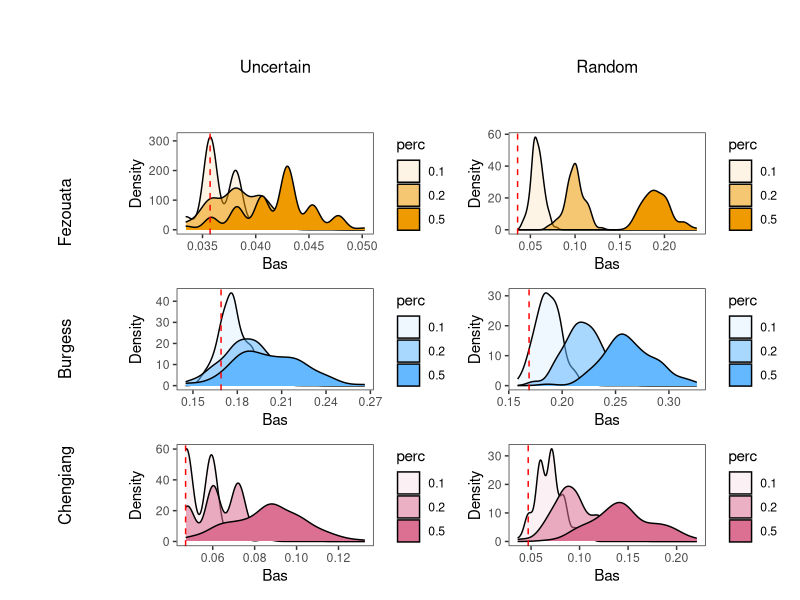
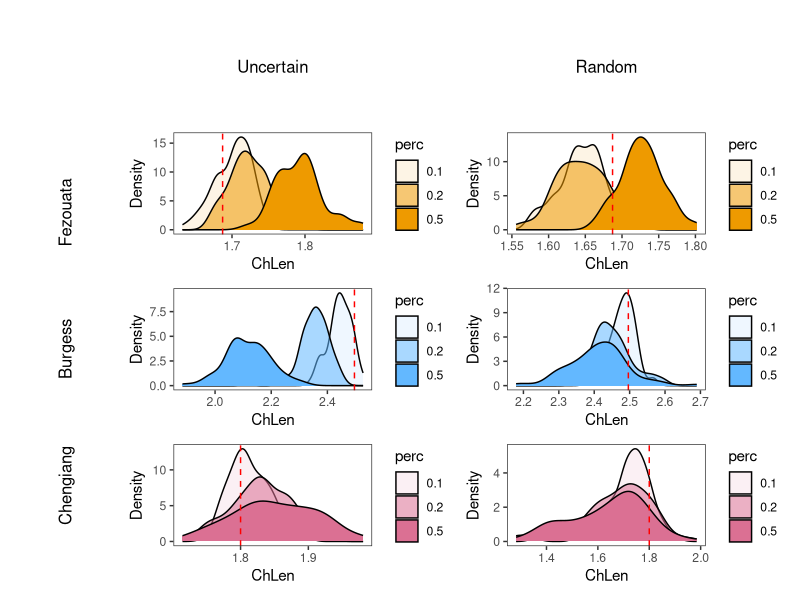
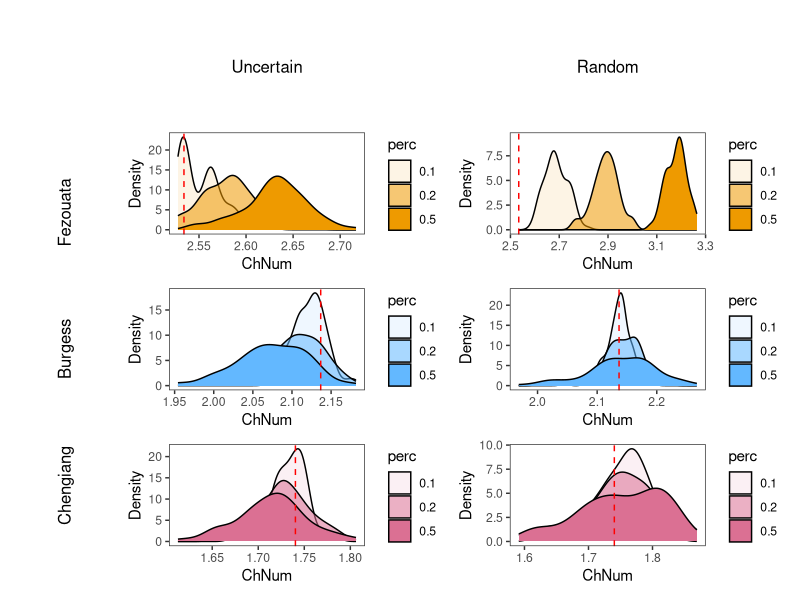
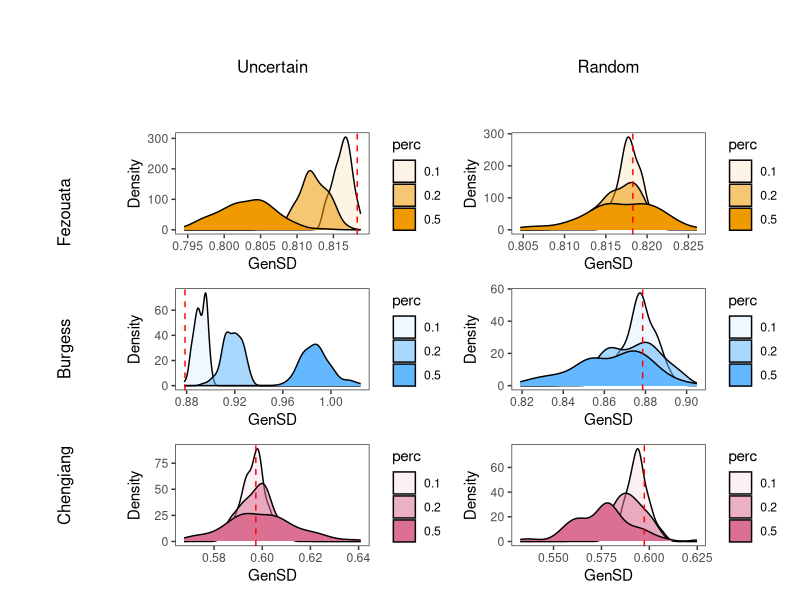
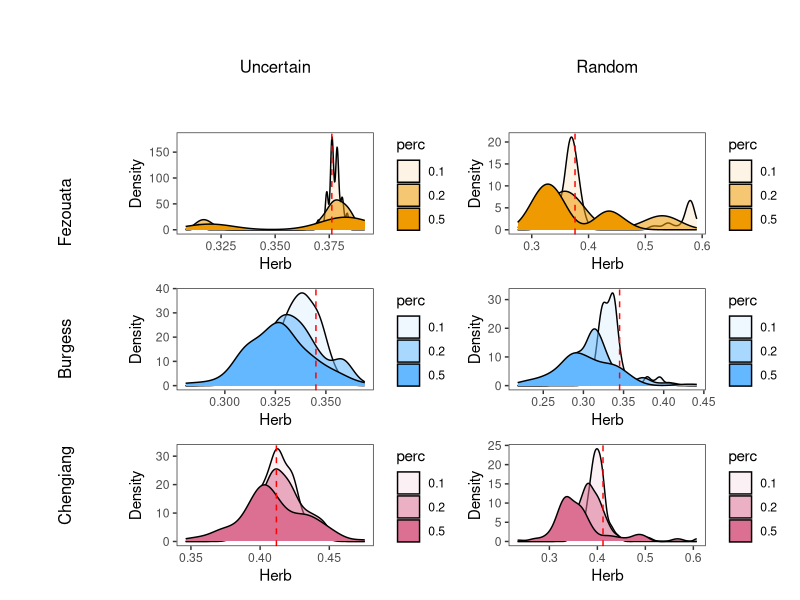
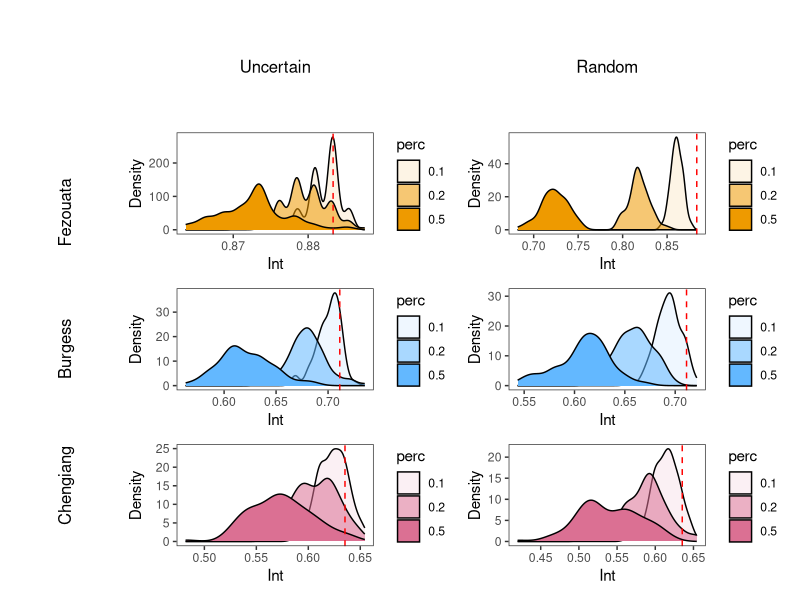
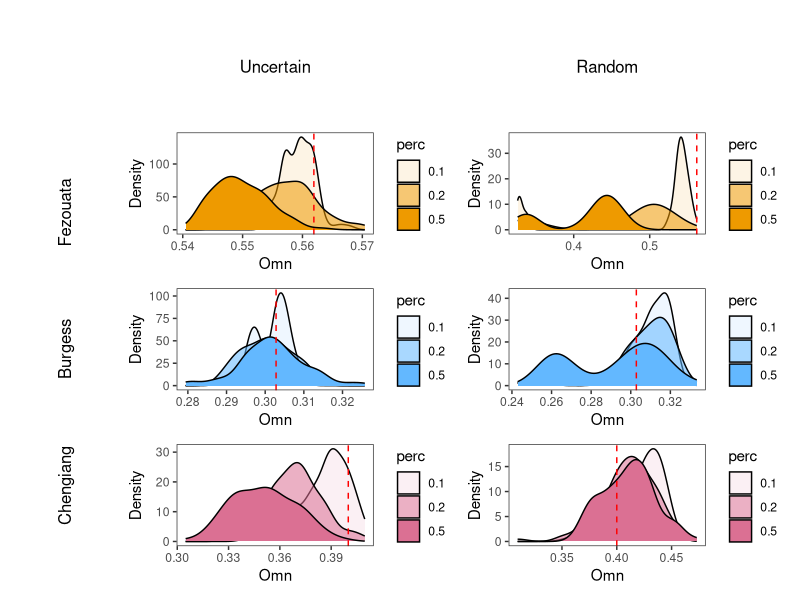
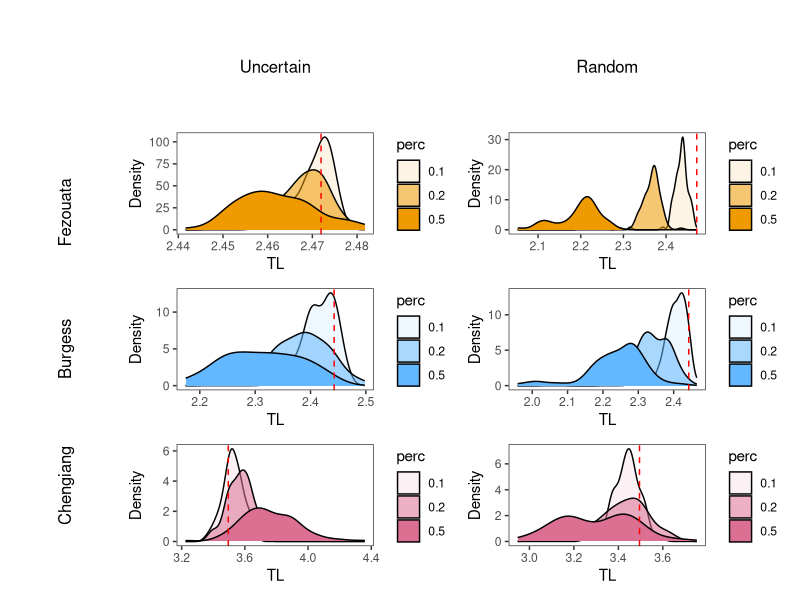

Write R code to recreate these figures, in order.
################################################
# Paleo Food Webs Project: figures for         #
# uncertainty analysis                         #
# Dec 2023                                     #
# Code by E.M. Beasley                         #
# In collab. with F. Banville, C. Soucy, G.    #
# Ramirez Guerro, & C. Cameron                 #
################################################

# Load packages ---------------------------
library(tidyverse)
library(patchwork)
library(grid)

# Load data -----------------------------
setwd("c:/users/beasl/documents/paleo-foodwebs/code/permutation_analysis")

uncertain.data <- read.csv("uncertain.csv")
random.data <- read.csv("random.csv")
real.data <- read.csv("real.csv")
unc.roles.raw <- read.csv("uncertain_roles.csv")
rand.roles.raw <- read.csv("random_roles.csv")

# Function to manipulate data frames ----------------
cleanup <- function(frame){
  frame$rep <- rep(1:100, 9)
  
  assemblage <- c("Fezouata", "Burgess", "Chengjiang")
  perc <- c("0.1", "0.2", "0.5")
  
  frame$assemblage <- rep(assemblage, each = 300)
  frame$perc <- rep(perc, each = 100, length_out = 900)
  
  frame <- pivot_longer(frame, cols = -c("rep", "assemblage", "perc"),
                        names_to = "Metric")
  
  return(frame)
}

uncertain <- cleanup(frame = uncertain.data)
random <- cleanup(frame = random.data)

# Replicate Dunne figs -----------------------
uncertain.means <- uncertain %>%
  group_by(assemblage, perc, Metric) %>%
  summarise(avg = mean(value)) %>%
  mutate(type = "uncertain") %>%
  mutate(perc = as.numeric(perc))

random.means <- random %>%
  group_by(assemblage, perc, Metric) %>%
  summarise(avg = mean(value)) %>%
  mutate(type = "random") %>%
  mutate(perc = as.numeric(perc))

means <- rbind(uncertain.means, random.means) %>%
  filter(!Metric %in% c("Can", "Loop"))

plotlist <- list()
for(i in 1:length(unique(means$Metric))){
  means.sub <- filter(means, Metric == unique(means$Metric)[i])
  
  plotlist[[i]] <- ggplot(data = means.sub, aes(x = perc, y = avg, 
                                                fill = type,
                          shape = assemblage, color = type))+
    geom_point(size = 3, color = "black")+
    geom_point(aes(color = type),size = 2)+
    geom_line(color = "black")+
    scale_shape_manual(values = 21:23, name = "Assemblage")+
    scale_fill_manual(values = c("black", "white"), name = "Type")+
    scale_color_manual(values = c("black", "white"), name = "Type")+
    labs(x = "Proportion Linkages Removed", 
         y = unique(means$Metric)[i])+
    theme_bw()+
    theme(panel.grid = element_blank(), axis.title.x = element_blank())
}

dunne.plt <- wrap_plots(plotlist[1:16])+
  plot_layout(ncol = 4, guides = "collect")

# ggsave(filename = "dunne_repro.png", plot = dunne.plt, width = 10,
#        height = 8, units = "in", dpi = 600)

# Clean full network result ----------------
real.data$site = c("Fezouata", "Burgess", "Chengjiang")

real_data <- real.data %>%
  pivot_longer(cols = -c("site"), names_to = "metric") %>%
  filter(!metric %in% c("Can", "Loop"))

# Make figures --------------------------
# Issue in this function:
figs <- function(frames, metric, site){
  framelist <- list()
  
  for(i in 1:length(frames)){
    for(j in 1:length(metric)){
      for(k in 1:length(site)){
        smol.frame <- dplyr::filter(frames[[i]], Metric == metric[j] &
                                 assemblage == site[k])
        smol.frame$name <- paste(names(frames)[i], site[k],
                                     metric[j], sep = "_")
        smol.frame$fill_color <- 
          case_when(site[k] == "Fezouata" ~ "orange2",
                    site[k] == "Burgess" ~ "steelblue1",
                    TRUE ~ "Palevioletred")
        framelist <- append(framelist, list(smol.frame))
      }
    }
  }
  
  plotlist <- list()
  
  for(i in 1:length(framelist)){
    tr <- real_data$value[which(real_data$site == 
                            unique(framelist[[i]]$assemblage) &
                          real_data$metric ==
                            unique(framelist[[i]]$Metric))]
    
    plotlist[[i]] <- ggplot(data = framelist[[i]], 
                            aes(x = value, alpha = perc))+
      geom_density(color = "black", 
                   fill = unique(framelist[[i]]$fill_color))+
      geom_vline(xintercept = tr, color = "red", linetype = "dashed")+
      labs(x = unique(framelist[[i]]$Metric), y = "Density")+
      theme_bw()+
      theme(panel.grid = element_blank())
  }
  
  return(plotlist)
}

Top.figs <- figs(frames = list(uncertain = uncertain, random = random), 
                 metric = "Top", site = unique(uncertain$assemblage))

Bas.figs <- figs(frames = list(uncertain = uncertain, random = random), 
                 metric = "Bas", site = unique(uncertain$assemblage))

Int.figs <- figs(frames = list(uncertain = uncertain, random = random), 
                 metric = "Int", site = unique(uncertain$assemblage))

Herb.figs <- figs(frames = list(uncertain = uncertain, random = random),
                  metric = "Herb", site = unique(uncertain$assemblage))

Omn.figs <- figs(frames = list(uncertain = uncertain, random = random), 
                 metric = "Omn", site = unique(uncertain$assemblage))

ChLen.figs <- figs(frames = list(uncertain = uncertain, 
                                 random = random), 
                   metric = "ChLen", 
                   site = unique(uncertain$assemblage))

ChSD.figs <- figs(frames = list(uncertain = uncertain, random = random),
                  metric = "ChSD", site = unique(uncertain$assemblage))

ChNum.figs <- figs(frames = list(uncertain = uncertain, 
                                 random = random),
                  metric = "ChNum", site = unique(uncertain$assemblage))

TL.figs <- figs(frames = list(uncertain = uncertain, random = random), 
                metric = "TL", site = unique(uncertain$assemblage))

MxSim.figs <- figs(frames = list(uncertain = uncertain, 
                                 random = random), 
                   metric = "MxSim", 
                   site = unique(uncertain$assemblage))

VulSD.figs <- figs(frames = list(uncertain = uncertain, 
                                 random = random), 
                   metric = "VulSD", 
                   site = unique(uncertain$assemblage))

GenSD.figs <- figs(frames = list(uncertain = uncertain, 
                                 random = random), 
                   metric = "GenSD", 
                   site = unique(uncertain$assemblage))

LinkSD.figs <- figs(frames = list(uncertain = uncertain, 
                                  random = random), 
                    metric = "LinkSD", 
                    site = unique(uncertain$assemblage))

Path.figs <- figs(frames = list(uncertain = uncertain, random = random),
                  metric = "Path", site = unique(uncertain$assemblage))

# Make 'em pretty ---------------
fig.grid <- function(figlist){
  row_label_1 <- wrap_elements(panel = textGrob('Fezouata', rot=90))
  row_label_2 <- wrap_elements(panel = textGrob('Burgess', rot=90))
  row_label_3 <- wrap_elements(panel = textGrob('Chengiang', rot=90))
  
  col_label_1 <- wrap_elements(panel = textGrob('Uncertain'))
  col_label_2 <- wrap_elements(panel = textGrob('Random'))
  
  big_ass_plot <- 
    ((plot_spacer() / row_label_1 / row_label_2 / row_label_3) |
      (col_label_1 / figlist[[1]] / figlist[[2]] / figlist[[3]]) |
      (col_label_2 / figlist[[4]] / figlist[[5]] / figlist[[6]]))+
    plot_layout(widths = c(0.5,1,1))
  
  return(big_ass_plot)
}

fig.grid(Bas.figs)
# ggsave(filename = "bas_dists.png", width = 8, height = 6,
#        units = "in")

fig.grid(ChLen.figs)
# ggsave(filename = "ChLen_dists.png", width = 8, height = 6,
#        units = "in")

fig.grid(ChNum.figs)
# ggsave(filename = "ChNum_dists.png", width = 8, height = 6,
#        units = "in")

fig.grid(GenSD.figs)
# ggsave(filename = "GenSD_dists.png", width = 8, height = 6,
#        units = "in")

fig.grid(Herb.figs)
# ggsave(filename = "Herb_dists.png", width = 8, height = 6,
#        units = "in")

fig.grid(Int.figs)
# ggsave(filename = "Int_dists.png", width = 8, height = 6,
#        units = "in")

fig.grid(Omn.figs)
# ggsave(filename = "Omn_dists.png", width = 8, height = 6,
#        units = "in")

fig.grid(TL.figs)
# ggsave(filename = "TL_dists.png", width = 8, height = 6,
#        units = "in")

fig.grid(Top.figs)
# ggsave(filename = "Top_dists.png", width = 8, height = 6,
#        units = "in")

# Manipulate trophic data frames ----------------
cleanup_roles <- function(frame){
  frame$rep <- rep(1:100, 27)
  
  assemblage <- c("Fezouata", "Burgess", "Chengjiang")
  roles <- c("Basal", "Herb", "Omn")
  perc <- c("0.1", "0.2", "0.5")
  
  frame$assemblage <- rep(assemblage, each = 900)
  frame$perc <- rep(perc, each = 300, length_out = 2700)
  frame$roles <- rep(roles, each = 100, length_out = 2700)
  
  frame <- pivot_longer(frame, cols = -c("rep", "assemblage", "perc",
                                         "roles"),
                        names_to = "Metric")
  
  return(frame)
}

uncertain.roles <- cleanup_roles(frame = unc.roles.raw)
random.roles <- cleanup_roles(frame = rand.roles.raw)

# Dunne fig trophic roles --------------
replicate_dunne <- function(datas, role){
  uncertain.means <- datas[[1]] %>%
    filter(roles == role) %>% 
    group_by(assemblage, perc, Metric) %>%
    summarise(avg = mean(value)) %>%
    mutate(type = "uncertain") %>%
    mutate(perc = as.numeric(perc))
  
  random.means <- datas[[2]] %>%
    filter(roles == role) %>%
    group_by(assemblage, perc, Metric) %>%
    summarise(avg = mean(value)) %>%
    mutate(type = "random") %>%
    mutate(perc = as.numeric(perc))
  
  means <- rbind(uncertain.means, random.means) %>%
    filter(!Metric %in% c("Can", "Loop"))
  
  plotlist <- list()
  for(i in 1:length(unique(means$Metric))){
    means.sub <- filter(means, Metric == unique(means$Metric)[i])
    
    plotlist[[i]] <- ggplot(data = means.sub, 
                            aes(x = perc, y = avg, fill = type,
                                shape = assemblage, color = type))+
      geom_point(size = 3, color = "black")+
      geom_point(aes(color = type),size = 2)+
      geom_line(color = "black")+
      scale_shape_manual(values = 21:23, name = "Assemblage")+
      scale_fill_manual(values = c("black", "white"), name = "Type")+
      scale_color_manual(values = c("black", "white"), name = "Type")+
      labs(x = "Proportion Linkages Removed", 
           y = unique(means$Metric)[i])+
      theme_bw()+
      theme(panel.grid = element_blank(), 
            axis.title.x = element_blank())
  }
  
  dunne.plt <- wrap_plots(plotlist[1:16])+
    plot_layout(ncol = 4, guides = "collect")
  
  return(dunne.plt)
}

basal.dunne <- replicate_dunne(datas = list(uncertain.roles, 
                                            random.roles),
                role = "Basal")
# ggsave(filename = "dunne_basal.jpeg", plot = basal.dunne, width = 10,
#        height = 8, units = "in", dpi = 600)

herb.dunne <- replicate_dunne(datas = list(uncertain.roles, 
                                            random.roles),
                               role = "Herb")
# ggsave(filename = "dunne_herb.jpeg", plot = herb.dunne, width = 10,
#        height = 8, units = "in", dpi = 600)

omn.dunne <- replicate_dunne(datas = list(uncertain.roles, 
                                           random.roles),
                              role = "Omn")
# ggsave(filename = "dunne_omn.jpeg", plot = omn.dunne, width = 10,
#        height = 8, units = "in", dpi = 600)

# Distributions: basal ------------------

# Distributions: Herbivores ----------------------

# Distributions: Omnivores -----------------------
